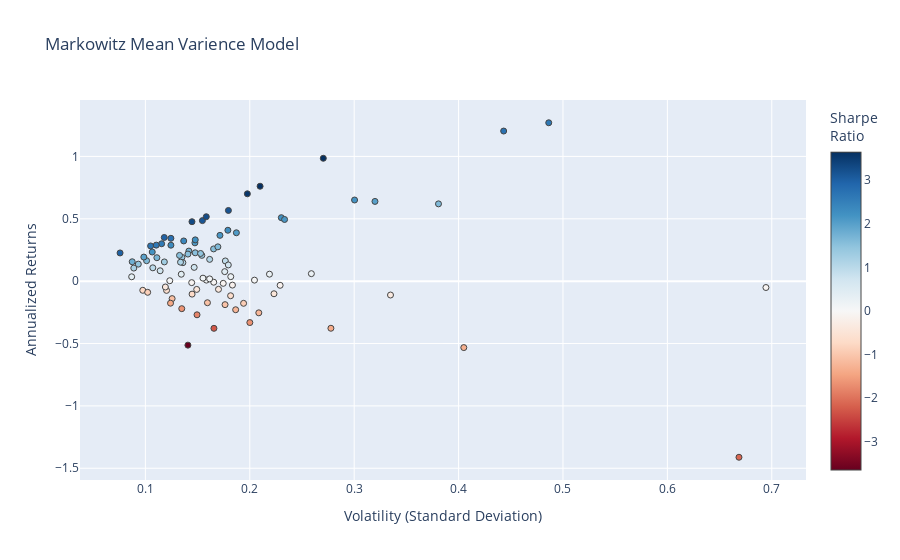

Here is the notebook cell this chart was saved with:
### Code cell
hover_texts = [
    f"{ticker} <br>Volatility: {vol:.3f} <br>Returns: {ret:.3%} <br>Sharpe Ratio: {sr:.3f}"
    for ticker, vol, ret, sr in zip(names, volatility, annualized_returns, sharpe_ratios)
]

fig = go.Figure(data=go.Scatter(
    x=volatility,
    y=annualized_returns,
    mode='markers',
    hoverinfo='text',
    hovertext=hover_texts,
    marker=dict(color=sharpe_ratios, colorscale = 'RdBu', size=6, line=dict(width=1), colorbar=dict(title="Sharpe<br>Ratio")
    )
))

fig.update_layout(
    title='Markowitz Mean Varience Model',
    xaxis_title='Volatility (Standard Deviation)',
    yaxis_title='Annualized Returns',
)

fig.show()

### Figure 1 — Plotly figure (JSON) as saved in the notebook; plotly's stock layout.template omitted (floating-point values rounded to 4 significant figures)
{"data": [{"hoverinfo": "text", "hovertext": ["WFC_Close <br>Volatility: 0.176 <br>Returns: -18.838% <br>Sharpe Ratio: -1.068", "MDT_Close <br>Volatility: 0.114 <br>Returns: 8.328% <br>Sharpe Ratio: 0.730", "BIIB_Close <br>Volatility: 0.229 <br>Returns: -3.324% <br>Sharpe Ratio: -0.145", "COST_Close <br>Volatility: 0.194 <br>Returns: -17.769% <br>Sharpe Ratio: -0.916", "UNH_Close <br>Volatility: 0.118 <br>Returns: 35.013% <br>Sharpe Ratio: 2.965", "EMR_Close <br>Volatility: 0.165 <br>Returns: -0.844% <br>Sharpe Ratio: -0.051", "LLY_Close <br>Volatility: 0.158 <br>Returns: 0.828% <br>Sharpe Ratio: 0.052", "GE_Close <br>Volatility: 0.166 <br>Returns: -37.831% <br>Sharpe Ratio: -2.284", "EW_Close <br>Volatility: 0.230 <br>Returns: 50.893% <br>Sharpe Ratio: 2.211", "AMD_Close <br>Volatility: 0.694 <br>Returns: -5.109% <br>Sharpe Ratio: -0.074", "TMO_Close <br>Volatility: 0.142 <br>Returns: 24.099% <br>Sharpe Ratio: 1.701", "RTX_Close <br>Volatility: 0.093 <br>Returns: 13.645% <br>Sharpe Ratio: 1.464", "AEP_Close <br>Volatility: 0.101 <br>Returns: 16.390% <br>Sharpe Ratio: 1.620", "AAPL_Close <br>Volatility: 0.162 <br>Returns: 17.462% <br>Sharpe Ratio: 1.081", "KO_Close <br>Volatility: 0.076 <br>Returns: 22.618% <br>Sharpe Ratio: 2.987", "MSFT_Close <br>Volatility: 0.137 <br>Returns: 32.231% <br>Sharpe Ratio: 2.358", "PFE_Close <br>Volatility: 0.098 <br>Returns: -7.335% <br>Sharpe Ratio: -0.752", "SO_Close <br>Volatility: 0.102 <br>Returns: -8.956% <br>Sharpe Ratio: -0.877", "RMD_Close <br>Volatility: 0.177 <br>Returns: 16.205% <br>Sharpe Ratio: 0.918", "MS_Close <br>Volatility: 0.219 <br>Returns: 5.606% <br>Sharpe Ratio: 0.256", "CPB_Close <br>Volatility: 0.149 <br>Returns: -26.972% <br>Sharpe Ratio: -1.805", "MMM_Close <br>Volatility: 0.118 <br>Returns: 15.425% <br>Sharpe Ratio: 1.305", "BABA_Close <br>Volatility: 0.270 <br>Returns: 98.505% <br>Sharpe Ratio: 3.643", "ZBH_Close <br>Volatility: 0.176 <br>Returns: 7.620% <br>Sharpe Ratio: 0.433", "CAT_Close <br>Volatility: 0.233 <br>Returns: 49.457% <br>Sharpe Ratio: 2.120", "DE_Close <br>Volatility: 0.179 <br>Returns: 40.807% <br>Sharpe Ratio: 2.279", "SAP_Close <br>Volatility: 0.147 <br>Returns: 30.725% <br>Sharpe Ratio: 2.084", "F_Close <br>Volatility: 0.186 <br>Returns: -22.923% <br>Sharpe Ratio: -1.229", "DUK_Close <br>Volatility: 0.089 <br>Returns: 10.492% <br>Sharpe Ratio: 1.180", "ISRG_Close <br>Volatility: 0.180 <br>Returns: 56.678% <br>Sharpe Ratio: 3.157", "PYPL_Close <br>Volatility: 0.210 <br>Returns: 76.095% <br>Sharpe Ratio: 3.626", "DHR_Close <br>Volatility: 0.126 <br>Returns: -13.996% <br>Sharpe Ratio: -1.114", "PEP_Close <br>Volatility: 0.087 <br>Returns: 15.556% <br>Sharpe Ratio: 1.780", "VRTX_Close <br>Volatility: 0.486 <br>Returns: 126.996% <br>Sharpe Ratio: 2.611", "BTI_Close <br>Volatility: 0.204 <br>Returns: 0.821% <br>Sharpe Ratio: 0.040", "UA_Close <br>Volatility: 0.335 <br>Returns: -11.114% <br>Sharpe Ratio: -0.332", "QCOM_Close <br>Volatility: 0.182 <br>Returns: -11.695% <br>Sharpe Ratio: -0.644", "WMT_Close <br>Volatility: 0.148 <br>Returns: 33.100% <br>Sharpe Ratio: 2.240", "PM_Close <br>Volatility: 0.135 <br>Returns: 19.081% <br>Sharpe Ratio: 1.414", "ADBE_Close <br>Volatility: 0.155 <br>Returns: 48.534% <br>Sharpe Ratio: 3.139", "NEE_Close <br>Volatility: 0.105 <br>Returns: 28.234% <br>Sharpe Ratio: 2.689", "ACN_Close <br>Volatility: 0.147 <br>Returns: 11.058% <br>Sharpe Ratio: 0.754", "REGN_Close <br>Volatility: 0.300 <br>Returns: 65.057% <br>Sharpe Ratio: 2.166", "GS_Close <br>Volatility: 0.209 <br>Returns: -25.385% <br>Sharpe Ratio: -1.217", "META_Close <br>Volatility: 0.158 <br>Returns: 51.648% <br>Sharpe Ratio: 3.262", "AMZN_Close <br>Volatility: 0.171 <br>Returns: 36.711% <br>Sharpe Ratio: 2.142", "LMT_Close <br>Volatility: 0.107 <br>Returns: 23.364% <br>Sharpe Ratio: 2.192", "SYY_Close <br>Volatility: 0.155 <br>Returns: 2.406% <br>Sharpe Ratio: 0.155", "GOOGL_Close <br>Volatility: 0.165 <br>Returns: 25.843% <br>Sharpe Ratio: 1.563", "VZ_Close <br>Volatility: 0.175 <br>Returns: -1.752% <br>Sharpe Ratio: -0.100", "INTC_Close <br>Volatility: 0.144 <br>Returns: -1.191% <br>Sharpe Ratio: -0.083", "BA_Close <br>Volatility: 0.198 <br>Returns: 70.035% <br>Sharpe Ratio: 3.543", "GOOG_Close <br>Volatility: 0.169 <br>Returns: 27.511% <br>Sharpe Ratio: 1.624", "NVDA_Close <br>Volatility: 0.443 <br>Returns: 120.348% <br>Sharpe Ratio: 2.715", "ORCL_Close <br>Volatility: 0.187 <br>Returns: 38.781% <br>Sharpe Ratio: 2.072", "IBM_Close <br>Volatility: 0.141 <br>Returns: -51.301% <br>Sharpe Ratio: -3.645", "SYK_Close <br>Volatility: 0.116 <br>Returns: 29.992% <br>Sharpe Ratio: 2.595", "SRE_Close <br>Volatility: 0.107 <br>Returns: 10.690% <br>Sharpe Ratio: 0.998", "XOM_Close <br>Volatility: 0.120 <br>Returns: -7.396% <br>Sharpe Ratio: -0.615", "ETN_Close <br>Volatility: 0.141 <br>Returns: 21.693% <br>Sharpe Ratio: 1.541", "EXC_Close <br>Volatility: 0.136 <br>Returns: 14.814% <br>Sharpe Ratio: 1.090", "MO_Close <br>Volatility: 0.200 <br>Returns: -33.192% <br>Sharpe Ratio: -1.659", "SNAP_Close <br>Volatility: 0.669 <br>Returns: -141.181% <br>Sharpe Ratio: -2.112", "T_Close <br>Volatility: 0.145 <br>Returns: -10.384% <br>Sharpe Ratio: -0.717", "K_Close <br>Volatility: 0.135 <br>Returns: -22.065% <br>Sharpe Ratio: -1.636", "GIS_Close <br>Volatility: 0.124 <br>Returns: -17.660% <br>Sharpe Ratio: -1.423", "JPM_Close <br>Volatility: 0.162 <br>Returns: 1.822% <br>Sharpe Ratio: 0.113", "HD_Close <br>Volatility: 0.134 <br>Returns: 5.554% <br>Sharpe Ratio: 0.413", "CRM_Close <br>Volatility: 0.148 <br>Returns: 22.729% <br>Sharpe Ratio: 1.539", "JNJ_Close <br>Volatility: 0.111 <br>Returns: 18.793% <br>Sharpe Ratio: 1.693", "BAC_Close <br>Volatility: 0.223 <br>Returns: -10.107% <br>Sharpe Ratio: -0.453", "CVX_Close <br>Volatility: 0.149 <br>Returns: -6.629% <br>Sharpe Ratio: -0.444", "HON_Close <br>Volatility: 0.099 <br>Returns: 19.309% <br>Sharpe Ratio: 1.960", "KR_Close <br>Volatility: 0.405 <br>Returns: -53.258% <br>Sharpe Ratio: -1.315", "BMY_Close <br>Volatility: 0.182 <br>Returns: 3.607% <br>Sharpe Ratio: 0.198", "CMCSA_Close <br>Volatility: 0.154 <br>Returns: 20.680% <br>Sharpe Ratio: 1.342", "MCD_Close <br>Volatility: 0.145 <br>Returns: 47.675% <br>Sharpe Ratio: 3.297", "GILD_Close <br>Volatility: 0.153 <br>Returns: 22.185% <br>Sharpe Ratio: 1.451", "RDY_Close <br>Volatility: 0.278 <br>Returns: -37.763% <br>Sharpe Ratio: -1.360", "DIS_Close <br>Volatility: 0.123 <br>Returns: 0.345% <br>Sharpe Ratio: 0.028", "V_Close <br>Volatility: 0.110 <br>Returns: 28.881% <br>Sharpe Ratio: 2.616", "GM_Close <br>Volatility: 0.170 <br>Returns: -6.545% <br>Sharpe Ratio: -0.385", "AMGN_Close <br>Volatility: 0.183 <br>Returns: -3.148% <br>Sharpe Ratio: -0.172", "CSCO_Close <br>Volatility: 0.159 <br>Returns: -17.299% <br>Sharpe Ratio: -1.085", "ABBV_Close <br>Volatility: 0.124 <br>Returns: 28.825% <br>Sharpe Ratio: 2.316", "PG_Close <br>Volatility: 0.087 <br>Returns: 3.502% <br>Sharpe Ratio: 0.403", "TXN_Close <br>Volatility: 0.179 <br>Returns: 13.001% <br>Sharpe Ratio: 0.725", "BSX_Close <br>Volatility: 0.134 <br>Returns: 15.214% <br>Sharpe Ratio: 1.138", "NFLX_Close <br>Volatility: 0.320 <br>Returns: 63.935% <br>Sharpe Ratio: 1.998", "NKE_Close <br>Volatility: 0.259 <br>Returns: 6.009% <br>Sharpe Ratio: 0.232", "MA_Close <br>Volatility: 0.124 <br>Returns: 34.348% <br>Sharpe Ratio: 2.760", "MRK_Close <br>Volatility: 0.119 <br>Returns: -4.687% <br>Sharpe Ratio: -0.393", "TSLA_Close <br>Volatility: 0.381 <br>Returns: 61.965% <br>Sharpe Ratio: 1.627", "ABT_Close <br>Volatility: 0.133 <br>Returns: 20.650% <br>Sharpe Ratio: 1.556"], "marker": {"color": [-1.068, 0.7297, -0.1451, -0.9157, 2.965, -0.05103, 0.05225, -2.284, 2.211, -0.07357, 1.701, 1.464, 1.62, 1.081, 2.987, 2.358, -0.7523, -0.8766, 0.9177, 0.2561, -1.805, 1.305, 3.643, 0.433, 2.12, 2.279, 2.084, -1.229, 1.18, 3.157, 3.626, -1.114, 1.78, 2.611, 0.04015, -0.332, -0.644, 2.24, 1.414, 3.139, 2.689, 0.7536, 2.166, -1.217, 3.262, 2.142, 2.192, 0.1551, 1.563, -0.1004, -0.08253, 3.543, 1.624, 2.715, 2.072, -3.645, 2.595, 0.998, -0.615, 1.541, 1.09, -1.659, -2.112, -0.7175, -1.636, -1.423, 0.1128, 0.4133, 1.539, 1.693, -0.4529, -0.4444, 1.96, -1.315, 0.1985, 1.342, 3.297, 1.451, -1.36, 0.02801, 2.616, -0.3849, -0.1716, -1.085, 2.316, 0.4032, 0.7246, 1.138, 1.998, 0.232, 2.76, -0.3934, 1.627, 1.556], "colorbar": {"title": {"text": "Sharpe<br>Ratio"}}, "colorscale": [[0, "rgb(103,0,31)"], [0.1, "rgb(178,24,43)"], [0.2, "rgb(214,96,77)"], [0.3, "rgb(244,165,130)"], [0.4, "rgb(253,219,199)"], [0.5, "rgb(247,247,247)"], [0.6, "rgb(209,229,240)"], [0.7, "rgb(146,197,222)"], [0.8, "rgb(67,147,195)"], [0.9, "rgb(33,102,172)"], [1, "rgb(5,48,97)"]], "line": {"width": 1}, "size": 6}, "mode": "markers", "type": "scatter", "x": [0.1763, 0.1141, 0.2291, 0.1941, 0.1181, 0.1655, 0.1584, 0.1657, 0.2302, 0.6944, 0.1417, 0.09322, 0.1011, 0.1616, 0.07573, 0.1367, 0.09751, 0.1022, 0.1766, 0.2189, 0.1495, 0.1182, 0.2704, 0.176, 0.2333, 0.179, 0.1474, 0.1865, 0.08891, 0.1795, 0.2099, 0.1256, 0.08737, 0.4864, 0.2045, 0.3348, 0.1816, 0.1478, 0.135, 0.1546, 0.105, 0.1467, 0.3004, 0.2086, 0.1583, 0.1714, 0.1066, 0.1552, 0.1653, 0.1746, 0.1444, 0.1977, 0.1694, 0.4432, 0.1872, 0.1407, 0.1156, 0.1071, 0.1203, 0.1407, 0.1359, 0.2, 0.6686, 0.1447, 0.1348, 0.1241, 0.1615, 0.1344, 0.1477, 0.111, 0.2232, 0.1492, 0.09851, 0.405, 0.1818, 0.1541, 0.1446, 0.1529, 0.2777, 0.1233, 0.1104, 0.17, 0.1834, 0.1594, 0.1244, 0.08685, 0.1794, 0.1336, 0.3199, 0.259, 0.1244, 0.1191, 0.3808, 0.1327], "y": [-0.1884, 0.08328, -0.03324, -0.1777, 0.3501, -0.008444, 0.008278, -0.3783, 0.5089, -0.05109, 0.241, 0.1365, 0.1639, 0.1746, 0.2262, 0.3223, -0.07335, -0.08956, 0.162, 0.05606, -0.2697, 0.1543, 0.9851, 0.0762, 0.4946, 0.4081, 0.3073, -0.2292, 0.1049, 0.5668, 0.761, -0.14, 0.1556, 1.27, 0.008211, -0.1111, -0.117, 0.331, 0.1908, 0.4853, 0.2823, 0.1106, 0.6506, -0.2539, 0.5165, 0.3671, 0.2336, 0.02406, 0.2584, -0.01752, -0.01191, 0.7003, 0.2751, 1.203, 0.3878, -0.513, 0.2999, 0.1069, -0.07396, 0.2169, 0.1481, -0.3319, -1.412, -0.1038, -0.2206, -0.1766, 0.01822, 0.05554, 0.2273, 0.1879, -0.1011, -0.06629, 0.1931, -0.5326, 0.03607, 0.2068, 0.4767, 0.2219, -0.3776, 0.003455, 0.2888, -0.06545, -0.03148, -0.173, 0.2883, 0.03502, 0.13, 0.1521, 0.6393, 0.06009, 0.3435, -0.04687, 0.6196, 0.2065]}], "layout": {"title": {"text": "Markowitz Mean Varience Model"}, "xaxis": {"title": {"text": "Volatility (Standard Deviation)"}}, "yaxis": {"title": {"text": "Annualized Returns"}}}}
